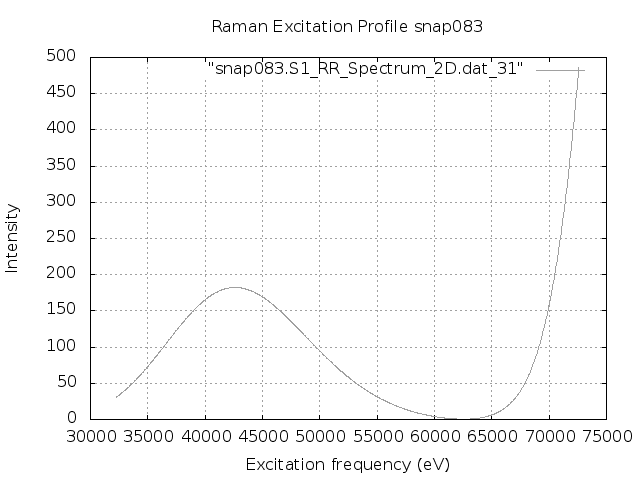

Recreate this plot in gnuplot.
set terminal png
set output "snap083.S1.REP.png"
set xlabel 'Excitation frequency (eV)'
set ylabel 'Intensity'
set title "Raman Excitation Profile snap083"
set grid
set autoscale
plot "snap083.S1_RR_Spectrum_2D.dat_31" with lines lc "blue"
exit
